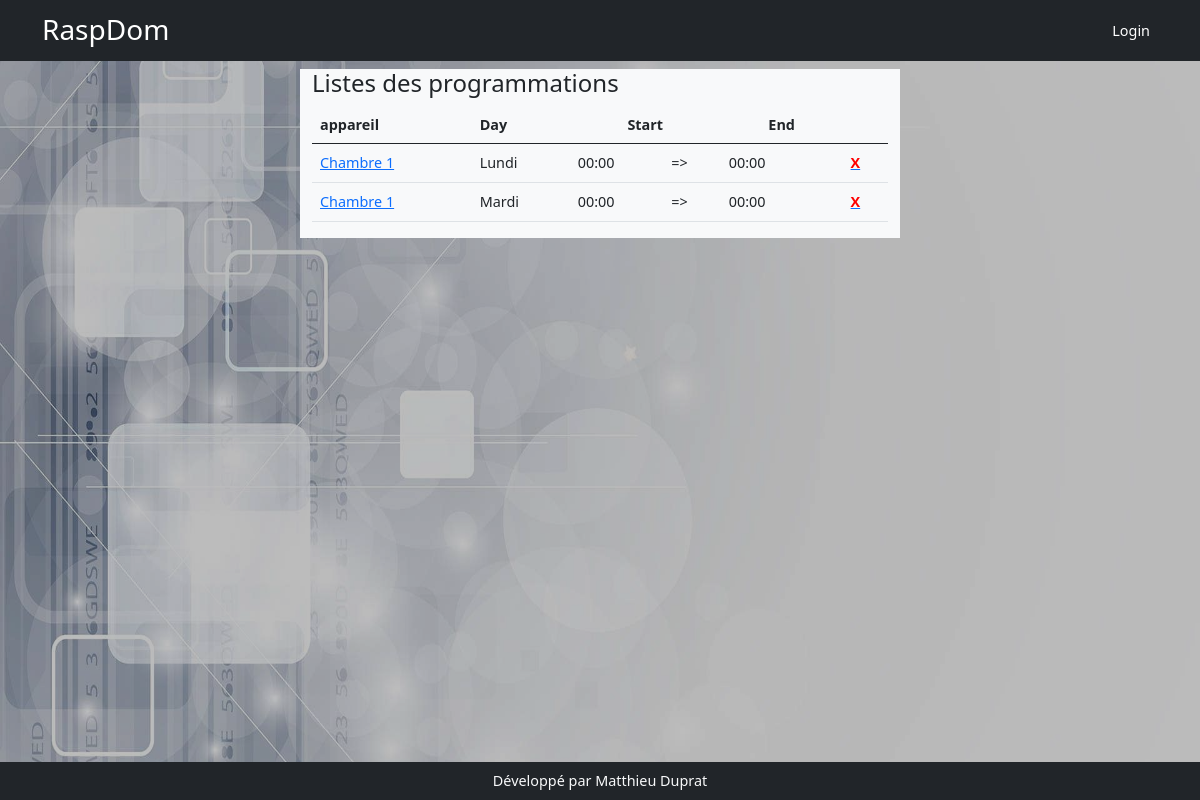
Page /programmations on the earlier database version.
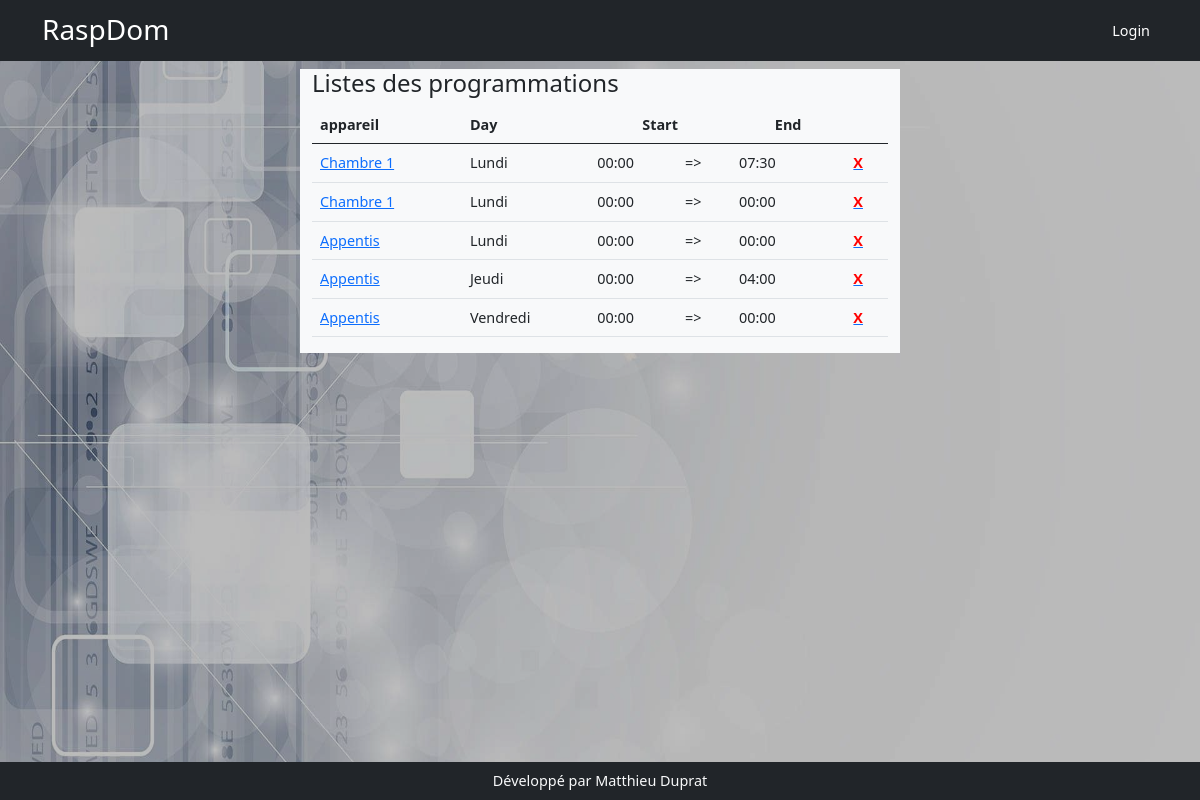
Same page on the later database version.
### models.py (models this page shows, shortened)
class Programmation(db.Model):
    id = db.Column(db.Integer, primary_key=True)
    start = db.Column(db.Integer)
    start_min = db.Column(db.Integer)
    end = db.Column(db.Integer)
    end_min = db.Column(db.Integer)
    day = db.Column(db.Integer)
    appareil = db.Column(db.Integer, db.ForeignKey('appareil.id'), nullable=True)

class Appareil(db.Model):
    id = db.Column(db.Integer, primary_key=True)
    nom = db.Column(db.String(200))
    description = db.Column(db.String(200))
    categorieappareil = db.Column(db.String(200), nullable=True)
    sortie = db.Column(db.String(200), nullable=True)
    image = db.Column(db.String(200), nullable=True)
    gpios = db.relationship('Gpio', backref='appareil', lazy=True)
    order_gpio = db.Column(db.String(200))
    nbre_gpio = db.Column(db.Integer)
    programmations = db.relationship('Programmation', backref='appareil_programmation', lazy=True)
    mode_de_marche = db.relationship('ModeDeMarche', uselist=False,  backref='appareil_mode_de_marche', lazy=True)
    auto = db.relationship('Auto', uselist=False, backref='appareil_auto', lazy=True)
    sonde_id = db.Column(db.Integer, db.ForeignKey('sonde.id'))
    sonde = db.relationship('Sonde', uselist=False, backref='appareil_sonde', lazy=True)
    manuel = db.relationship('Manuel', uselist=False, backref='appareil_ordre', lazy=True)
    label = db.Column(db.String(250))

### app.py (the view)
@app.route('/programmations')
def liste_programmations():
    programmations = Programmation.query.order_by('appareil', 'day').all()
    return render_template('programmation/programmations.html', programmations=programmations)

### templates/programmation/programmations.html
{% extends 'base.html' %}
{% set days = ['Lundi','Mardi','Mercredi','Jeudi','Vendredi','Samedi','Dimanche'] %}
{% block content %}
<div class="row">
    <div class="col-md-6 mx-auto  bg-light">
        <h4>Listes des programmations</h4>
        <table class="table">
            <thead>
                <tr>
                    <th>appareil</th>
                    <th>Day</th>
                    <th colspan="2" class="text-center">Start</th>
                    <th colspan="2" class="text-center">End</th>
                    <th></th>
                </tr>
            </thead>
            <tbody>{% for programmation in programmations %}
                <tr>
                    <td><a href="{{url_for('edit_programmation', programmation_id=programmation.id)}}">{{programmation.appareil_programmation.nom}}</a></td>
                    <td>{{ days[programmation.day-1]}}</td>
                    <td>{{'%02d' % programmation.start}}:{{'%02d' % programmation.start_min}}</td>
                    <td> =></td>
                    <td>{{'%02d' % programmation.end}}:{{'%02d' % programmation.end_min}}</td>
                    <td></td>
                    <td><a href="{{url_for('delete_programmation', programmation_id=programmation.id)}}"><b style="color:red">X</b></a></td>
                </tr>{% endfor %}
            </tbody>
        </table>
    </div>
</div>
{% endblock %}

### templates/base.html (shortened to what this page needs)
<!DOCTYPE html>
<html lang="fr">
    <head>
        <link href="{{ url_for('static', filename='css/styles.css') }}" rel="stylesheet" />
    </head>
    <body>
    <img id="img-bck" src="{{ url_for('static', filename='assets/domo.jpg') }}">
        <nav class="navbar navbar-expand-lg navbar-dark bg-dark">
            <div class="container">
                <a class="navbar-brand" href="{{url_for('index')}}">
          <span class="h3">RaspDom</span></a>
                <div class="collapse navbar-collapse" id="navbarSupportedContent">
                    <ul class="navbar-nav ms-auto mb-2 mb-lg-0">
                        {% if current_user.is_authenticated %}
                        <li class="nav-item dropdown">
                            <a class="nav-link dropdown-toggle" id="navbarDropdown" href="#" role="button" data-bs-toggle="dropdown" aria-expanded="false">Appareil</a>
                            <ul class="dropdown-menu dropdown-menu-end" aria-labelledby="navbarDropdown">
                                <li><a class="dropdown-item" href="{{ url_for('appareil')}}">Appareil</a></li>
                                <li><a class="dropdown-item" href="{{ url_for('appareils')}}">Listes des appareils</a></li>
                            </ul>
                        </li>
                        <li class="nav-item dropdown">
                            <a class="nav-link dropdown-toggle" id="navbarDropdown" href="#" role="button" data-bs-toggle="dropdown" aria-expanded="false">GPIO</a>
                            <ul class="dropdown-menu dropdown-menu-end" aria-labelledby="navbarDropdown">
                                <li><a class="dropdown-item" href="{{ url_for('gpio')}}">GPIO</a></li>
                                <li><a class="dropdown-item" href="{{ url_for('sondes')}}">Sondes</a></li>
                                <li><a class="dropdown-item" href="{{ url_for('gpios')}}">Liste des GPIOs</a></li>
                            </ul>
                        </li>
                        <li class="nav-item dropdown">
                            <a class="nav-link dropdown-toggle" id="navbarDropdown" href="#" role="button" data-bs-toggle="dropdown" aria-expanded="false">Programmation</a>
                            <ul class="dropdown-menu dropdown-menu-end" aria-labelledby="navbarDropdown">
                                <li><a class="dropdown-item" href="{{ url_for('add_programmation')}}">Programmation</a></li>
                                <li><a class="dropdown-item" href="{{ url_for('liste_programmations')}}">Liste des programmations</a></li>
                            </ul>
                        </li>
                        <li class="nav-item"><a class="nav-link active" aria-current="page" href="{{url_for('user')}}">Add user</a></li>
                        <li class="nav-item"><a class="nav-link active" aria-current="page" href="{{url_for('users')}}">Users</a></li>
                        <li class="nav-item"><a class="nav-link active" aria-current="page" href="{{url_for('logout')}}">Logout</a></li>
                        <li class="nav-item"><a class="nav-link" href="{{url_for('profil')}}">{{current_user.username}}</a></li>
                        {% else %}
                            <li class="nav-item"><a class="nav-link active" aria-current="page" href="{{url_for('login')}}">Login</a></li>
                        {% endif %}
                    </ul>
                </div>
            </div>
        </nav>
        <div class="container-fluid pt-2" style="max-height:84vh; overflow:auto">
            {% block content %}
            {% endblock %}
        </div>
        <div class="bg-dark text-light text-center py-2" style="position:absolute; width:100%; bottom:0px">
            Développé par Matthieu Duprat
        </div>
    </body>
</html>

Differences in the rows shown:
removed Programmation: appareil_programmation.nom "Chambre 1", day "Mardi", start "00", start_min "00", end "00", end_min "00"
added Programmation: appareil_programmation.nom "Chambre 1", day "Lundi", start "00", start_min "00", end "07", end_min "30"
added Programmation: appareil_programmation.nom "Appentis", day "Lundi", start "00", start_min "00", end "00", end_min "00"
added Programmation: appareil_programmation.nom "Appentis", day "Jeudi", start "00", start_min "00", end "04", end_min "00"
added Programmation: appareil_programmation.nom "Appentis", day "Vendredi", start "00", start_min "00", end "00", end_min "00"
